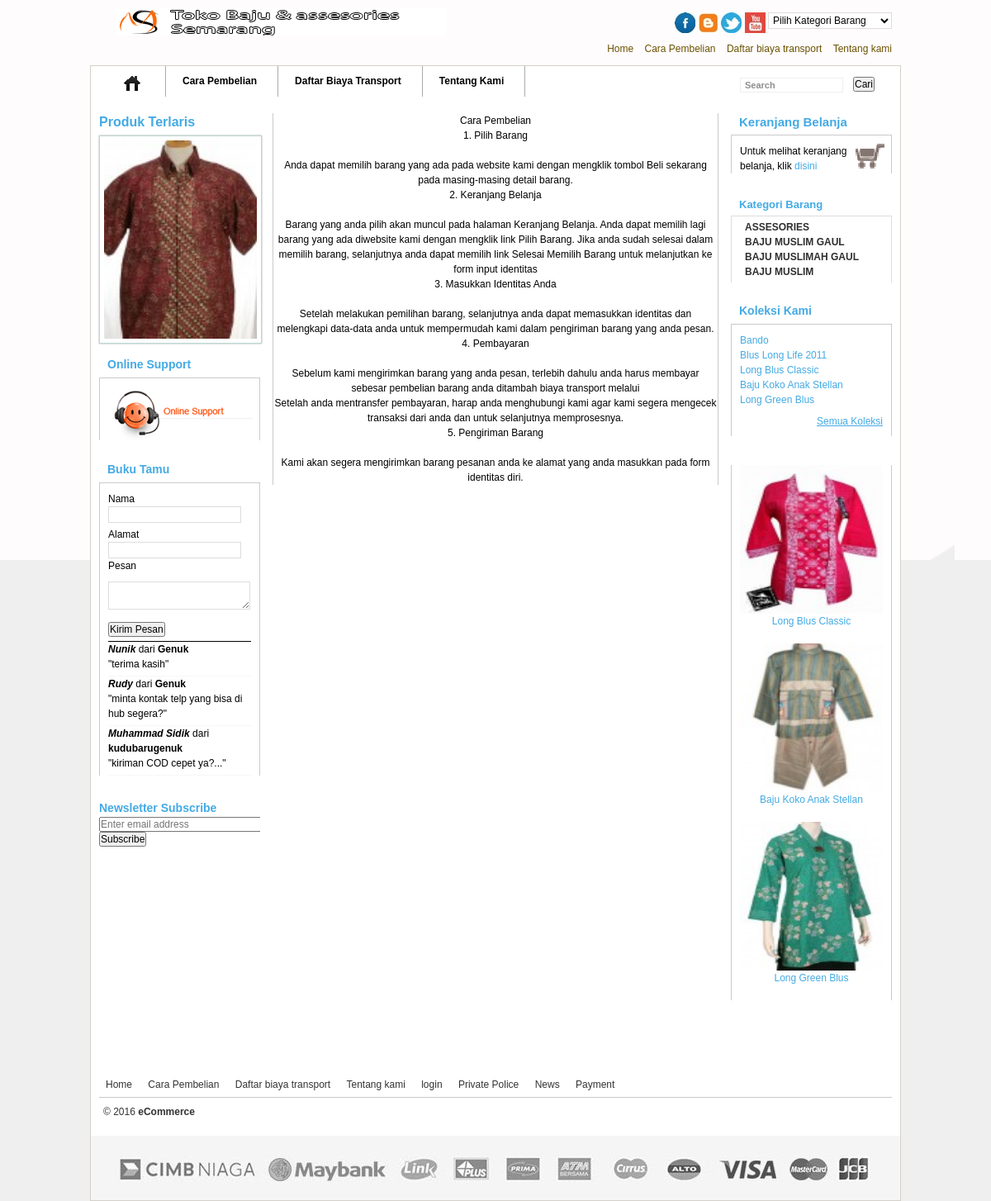
The page /index.php/barang/carabeli on the database its author committed.
### tables this page shows
CREATE TABLE `barang` (
  `kd_brg` int(11) NOT NULL,
  `kd_ktgr` char(6) NOT NULL,
  `nm_brg` varchar(50) NOT NULL,
  `bahan` varchar(25) NOT NULL,
  `ukuran` varchar(4) NOT NULL,
  `harga` double NOT NULL,
  `stok` int(5) NOT NULL,
  `nama_field` varchar(100) NOT NULL,
  `keterangan` text NOT NULL
);

CREATE TABLE `tamu` (
  `id_tamu` int(11) NOT NULL,
  `nama` varchar(50) NOT NULL,
  `alamat` varchar(100) NOT NULL,
  `komentar` text NOT NULL,
  `tampil` tinyint(1) NOT NULL
);

CREATE TABLE `kategori` (
  `kd_ktgr` int(11) NOT NULL,
  `nm_ktgr` varchar(50) NOT NULL
);

### application/controllers/barang.php (called while the page is built, shortened)
<?php if ( ! defined('BASEPATH')) exit('No direct script access allowed');
class Barang extends CI_Controller {
	function __construct(){
		$this->load->model(array('barang_m'));
		$this->load->library(array('pagination'));
		$this->load->helper(array('html','global'));
		$this->load->library('pquery');
	}
	function carabeli(){
		$data['title'] = 'Cara Pembelian';
		$data['main'] = 'tcarabeli_v';
		$this->load->view('main_v', $data);
	}
}
?>

### index.php (called while the page is built, shortened)
<?php
require_once BASEPATH.'core/CodeIgniter'.EXT;

### application/views/combokategori_v.php (the view, shortened to what this page needs)
<label for="select-language">
 </label>
<select id="select-language" onchange="window.location.href=this.value">
  <option value="">Pilih Kategori Barang</option>
</select>

### application/views/terlaris_v.php
<?php
	$sql_dpesan = "SELECT kd_brg, (SELECT COUNT(kd_brg) FROM dpesan WHERE kd_brg = dp.kd_brg)jum FROM dpesan dp ORDER BY jum DESC LIMIT 1";
	$que_dpesan = mysql_query($sql_dpesan);
	$dp = mysql_fetch_array($que_dpesan);
	$dkd_brg = $dp['kd_brg'];
	$sql_laris = "SELECT kd_brg, nm_brg, nama_field FROM barang
			WHERE kd_brg = ".$dkd_brg."
			ORDER BY kd_brg DESC LIMIT 1";
	$que_barang = mysql_query($sql_laris);
	if($que_barang){
		$dl = mysql_fetch_array($que_barang);
		$arimg = array(
			'src' => 'asset/images/barang/thumbs/'.$dl['nama_field'],
			'class' => 'gb-laris',
			'title' => 'Barang Terlaris'
		);
		echo anchor('barang/detail/ecommerce/'.$dl['kd_brg'],img($arimg));
	}else{
		echo 'Belum ada barang terlaris';
	}
?>

### application/views/bukutamu_v.php (shortened to what this page needs)
<head>
</head>
    <div class="block-title">
        <h3>Buku Tamu</h3>
    </div>
	<?php
		echo $this->pquery->form_remote_tag(array(
		'url'=>site_url('tamu/save'),
		'update'=>'#bukutamu',
		'id'=>'form',
		'type'=>'post'));
	?>
        <fieldset class="block-content">
		<div class="input-box">
			Nama<br/><input type="text" class="input-text" name="nama"><br />
		</div>
		<div class="input-box">
			Alamat<br/><input type="text" class="input-text" name="alamat"><br />
			Pesan<textarea name="komentar" class='textarea_guest' cols="5"></textarea>
		</div>
		<?php
			echo form_submit('simpan','Kirim Pesan');
			echo form_close();
		?>
	<div class="list-guest">
		<?php
			$sql_guest = "SELECT * FROM tamu WHERE tampil <> 5 ORDER BY id_tamu DESC LIMIT 5";
			$que_guest = mysql_query($sql_guest);
			while($dg = mysql_fetch_array($que_guest)):
				echo '<b><i>'.$dg['nama'].'</i></b> dari ';
				echo '<b>'.$dg['alamat'].'</b><br />';
				echo '&quot;'.$dg['komentar'].'&quot;'.'<br />
					<div style="margin-top:5px;border-top:1px dotted #efefef"></div>';
			endwhile;
		?>
	</div>
<div class="block-bottom"></div>

### application/views/menukategori_v.php
<?php
	echo '<ul id="theMenu_acc">';
	$query = mysql_query("SELECT * FROM kategori ORDER BY kd_ktgr DESC");
	while($d = mysql_fetch_array($query)):
		echo '<li class="first">'.anchor('barang/perkategori/'.$d['kd_ktgr'].'/'.$d['nm_ktgr'],$d['nm_ktgr'],'class="main-cate"').'</li>';
	endwhile;
	echo '</ul>';
?>

### application/views/linkkoleksi_v.php
<div class="block-title">
	<h3>Koleksi Kami</h3>
</div>
<div class="block-content">
	<ul>
	<?php
		$sql_koleksi = "SELECT kd_brg, nm_brg FROM barang ORDER BY kd_brg DESC LIMIT 5";
		$que_koleksi = mysql_query($sql_koleksi);
		while($d = mysql_fetch_array($que_koleksi)):
			echo '<ol>'.anchor('barang/detail/ecommerce/'.$d['kd_brg'],$d['nm_brg']).'</ol>';
		endwhile;
	?>
	</ul>
	<div class="actions">
		<a href="" rel="nofollow">Semua Koleksi</a>
	</div>
</div>
<div class="block-bottom"></div>

### application/views/laris_v.php
<?php
	$sql_laris = "SELECT kd_brg, nm_brg, nama_field FROM barang ";
		$sql_laris .= " WHERE kd_brg IN (SELECT kd_brg FROM dpesan)";
		$sql_laris .= " ORDER BY kd_brg DESC LIMIT 0,3";
	$que_barang = mysql_query($sql_laris);
?>
<div class="block-top"></div>
    <div class="block-content">
	<?php
		while($dl = mysql_fetch_array($que_barang)):
			$arimg = array(
				'src' => 'asset/images/barang/thumbs/'.$dl['nama_field'],
				'title' => 'Barang Laris'
			);
			echo anchor('barang/detail/ecommerce/'.$dl['kd_brg'],img($arimg));
			echo anchor('barang/detail/ecommerce/'.$dl['kd_brg'],$dl['nm_brg']);
			echo '<br />';
			echo '<br />';
		endwhile;
	?>
    </div>
<div class="block-bottom"></div>

### asset/css/screen.css (style rules this page uses)
* { margin:0; padding:0; }
body { font:12px/1.5 Arial, Helvetica, sans-serif; color:#000; text-align:center; }
img { border:0; vertical-align:top; }
a { text-decoration:none;color:#43AAE4 ; }
h3 { color:#43AAE4; font-size:16px; font-weight:bold; line-height:1.375; }
form { display:inline; }
fieldset { border:0; }
ul,ol { list-style:none; }
.header .links li a { color:#6B5200; }
.header .form-language select { width:150px; }
input,select,textarea,button { font:12px Arial, Helvetica, sans-serif; vertical-align:middle; color:#000; }
input.input-text,select,textarea { background-color:#fff; border:1px solid #ddd; }
input.input-text,textarea { padding:2px; }
select { padding:1px; }
select option { padding-right:10px; }
textarea { overflow:auto; }
.std b, .std strong { font-weight:bold; }
.std i, .std em { font-style:italic; }
.block .block-title { background-color:#43AAE4;color:#FFFFFF;padding:0 10px; }
.block h3 { font-size:14px; line-height:1.5; }
.block .block-content { padding:10px 10px 0 10px;border:solid 1px #cacaca;border-bottom:none;width:173px; }
.block .actions { text-align:right; }
.block .actions a { float:left;line-height:35px; text-decoration:underline;float:right; }
.block .input-box { margin-bottom:5px; }
.block .block-bottom { background:#fff url(../images/bottom-block.gif) no-repeat top;width:195px; height:14px;float:right; }
.block .block-top { background:#fff url(../images/top-block.gif) no-repeat top;width:100%; height:10px;float:right;overflow:hidden; }
.block-tags ul, .block-tags li { display:inline; }
.block-tags ul,.block-tags li a { color:#333333; }
.block-tags ul,.block-tags li a:hover { color:#3ab0ef; }
.block-tags .block-title { background:url(../images/bg-title-blue.gif) no-repeat scroll 0 0 #FFFFFF;height:26px; }
.block-subscribe .block-bottom { padding:0;display:block;width:195px;height:14px;margin-bottom:15px; }
.block-subscribe .block-content { padding-bottom:0; }
.block-subscribe .block-title { background:url(../images/bg-title-gray.gif) no-repeat scroll 0 0 #FFFFFF;height:26px; }
.block-banner .block-top { width:195px;height:10px;overflow:hidden;padding:0;margin:0;display:block; }
.block-banner .block-content { text-align:center;border-top:none;margin:0px; }
.block-banner .block-content img { border:none;width:173px;height:180px; }
.form-add-tags input.input-text, textarea { padding:2px;width:300px;margin:10px 0; }
.mw_footer .footer li a { color:#333333; }
.clearer:after, .header:after, #nav:after, .main:after, .footer:after, .col-main:after, .col2-set:after, .col3-set:after, .col4-set:after, .search-autocomplete li:after, .block-poll li:after, .block-related li:after, .block-related .item:after, .block .actions:after, .mini-products-list li:after, .title-buttons:after, .pager:after, .sorter:after, .ratings:after, .add-to-box:after, .add-to-cart:after, .product-essential:after, .products-list li.item:after, .product-view .product-img-box .more-views ul:after, .product-view .tags .form-add-tags:after, .product-options .options-list li:after, .product-options-bottom:after, .product-review:after, .cart:after, .opc .step-title:after, .checkout-progress:after, .field-100:after, .group-select li:after, .form-list li:after, .buttons-set:after, .buttons-set2:after, .page-print .print-head:after { display:block; content:"."; clear:both; font-size:0; line-height:0; height:0; overflow:hidden; }
label { width:70px; float:left; padding:3px 5px 0 0; color:#59a5bf; text-align:right; }
.gb-laris { -moz-border-radius-bottomleft:10px; -moz-border-radius-bottomright:10px; -moz-border-radius-topleft:10px; -moz-border-radius-topright:10px; -moz-box-shadow: 0 0 2px #ABABAB; -webkit-box-shadow: 0 0 2px #ABABAB; padding:5px; margin-top:5px; border: 1px solid #BAD7D4; width:185px; color: #000000; }
.list-guest { border-top:1px double #000; margin-top:5px; }

### asset/css/smartmenu.css (style rules this page uses)
#theMenu_acc li a { clear: both; padding-bottom: 0px; padding-top: 2px; padding-left: 12px; }
a.main-cate, a:hover.main-cate { color:#2F2F2F; font-size:12px; font-weight:bold; text-decoration:none; text-transform:uppercase; }
.block-bottom { background:#fff url(../images/bottom-block.gif) no-repeat top;width:195px;height:14px; }

### application/views/bukutamu_v.php (style rules this page uses)
.textarea_guest { width:172px; }

### rows shown on the page
barang: kd_brg+nama_field (picture)
tamu: nama "Nunik", alamat "Genuk", komentar "terima kasih"
tamu: nama "Rudy", alamat "Genuk", komentar "minta kontak telp yang bisa di hub segera?"
tamu: nama "Muhammad Sidik", alamat "kudubarugenuk", komentar "kiriman COD cepet ya?..."
kategori: kd_ktgr+nm_ktgr "ASSESORIES"
kategori: kd_ktgr+nm_ktgr "BAJU MUSLIM GAUL"
kategori: kd_ktgr+nm_ktgr "BAJU MUSLIMAH GAUL"
kategori: kd_ktgr+nm_ktgr "BAJU MUSLIM"
barang: kd_brg+nm_brg "Bando"
barang: kd_brg+nm_brg "Blus Long Life 2011"
barang: kd_brg+nm_brg "Long Blus Classic", kd_brg+nama_field (picture)
barang: kd_brg+nm_brg "Baju Koko Anak Stellan", kd_brg+nama_field (picture)
barang: kd_brg+nm_brg "Long Green Blus", kd_brg+nama_field (picture)

### other values the page prints
anchor(base_url(),'Home') "Home"
anchor('barang/carabeli','Cara Pembelian') "Cara Pembelian"
anchor('biaya_kirim','Daftar biaya transport') "Daftar biaya transport"
anchor('perusahaan/about_us','Tentang kami') "Tentang kami"
anchor("barang/carabeli","<span>Cara Pembelian</span>") "Cara Pembelian"
anchor("biaya_kirim","<span>Daftar Biaya Transport</span>") "Daftar Biaya Transport"
anchor("perusahaan/about_us","<span>Tentang Kami</span>") "Tentang Kami"
anchor('pesan/browse','disini') "disini"
anchor(base_url().'admin','login') "login"
anchor('police/police','Private Police') "Private Police"
anchor('barang/carabeli','News') "News"
anchor('payment/payment','Payment') "Payment"
